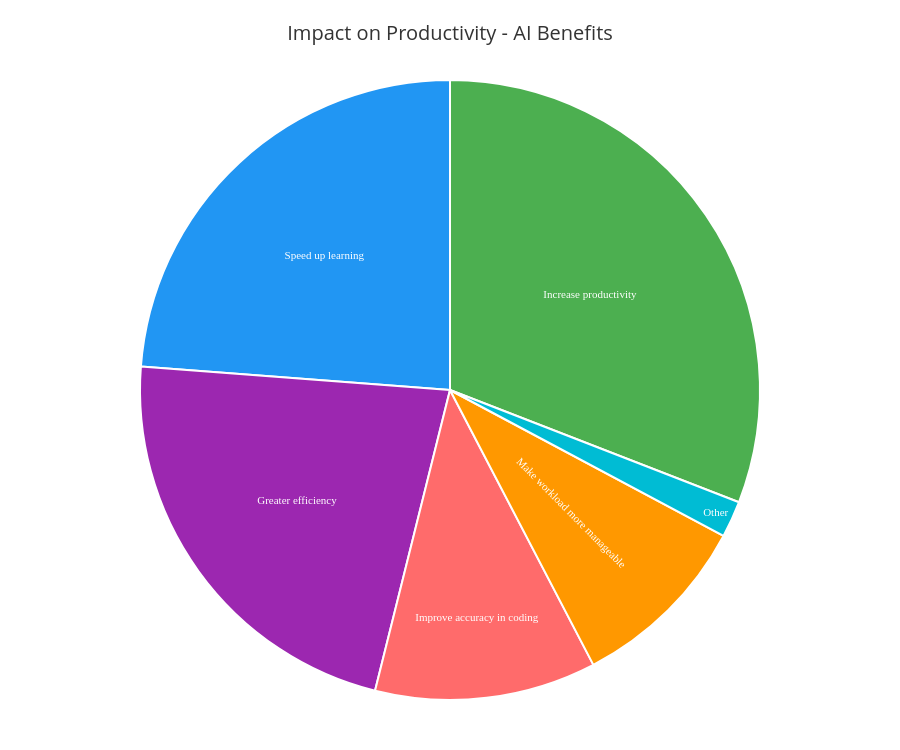

Notebook code for this chart:
### Code cell
# Criar Pie Chart Interativo - Impacto na Produtividade da IA com Plotly
import plotly.graph_objects as go

# Preparar dados (excluir apenas "Sem dado" - manter Other)
benefits_data = dict(benefits_counter)
benefits_data.pop("Sem dado", None)
benefits_data.pop("Improve collaboration", None)

# Renomear "Other (please specify):" para "Other"
if "Other (please specify):" in benefits_data:
    benefits_data["Other"] = benefits_data.pop("Other (please specify):")

# Ordenar por contagem
benefits_sorted = dict(sorted(benefits_data.items(), key=lambda x: x[1], reverse=True))

# Preparar dados
labels = list(benefits_sorted.keys())
sizes = list(benefits_sorted.values())
total = sum(sizes)
percentages = [100 * size / total for size in sizes]

# Cores
colors = ['#4CAF50', '#2196F3', '#9C27B0', '#FF6B6B', '#FF9800', '#00BCD4', '#FF5722']

# Criar pie chart com labels
fig = go.Figure(data=[go.Pie(
    labels=labels,
    values=sizes,
    marker=dict(colors=colors[:len(labels)], line=dict(color='white', width=2)),
    textposition='auto',
    textinfo='label',
    textfont=dict(size=11, color='white', family='Arial Black'),
    hovertemplate='%{customdata:.2f}%<extra></extra>',
    customdata=percentages,
    showlegend=False
)])

# Atualizar layout
fig.update_layout(
    title={
        'text': 'Impact on Productivity - AI Benefits',
        'x': 0.5,
        'xanchor': 'center',
        'font': {'size': 20, 'color': '#333333'}
    },
    font=dict(size=12),
    height=750,
    hovermode='closest',
    paper_bgcolor='white',
    margin=dict(l=50, r=50, t=80, b=50)
)

fig.show()

# Mostrar valores exatos
print("\nDetalhamento dos Benefícios da IA (Interativo):")
print("=" * 70)
for i, (label, size) in enumerate(benefits_sorted.items(), 1):
    pct = 100 * size / total
    print(f"{i}. {label}: {size:,} ({pct:.2f}%)")
print("=" * 70)
print(f"Total de respostas: {total:,}")
print("\n💡 Dica: Passe o cursor sobre cada fatia para ver a percentagem!")

### Figure 1 — Plotly figure (JSON) as saved in the notebook; plotly's stock layout.template omitted (floating-point values rounded to 4 significant figures)
{"data": [{"customdata": [30.9, 23.8, 22.31, 11.54, 9.545, 1.901], "hovertemplate": "%{customdata:.2f}%<extra></extra>", "labels": ["Increase productivity", "Speed up learning", "Greater efficiency", "Improve accuracy in coding", "Make workload more manageable", "Other"], "marker": {"colors": ["#4CAF50", "#2196F3", "#9C27B0", "#FF6B6B", "#FF9800", "#00BCD4"], "line": {"color": "white", "width": 2}}, "showlegend": false, "textfont": {"color": "white", "family": "Arial Black", "size": 11}, "textinfo": "label", "textposition": "auto", "type": "pie", "values": [29892, 23022, 21586, 11165, 9234, 1839]}], "layout": {"font": {"size": 12}, "height": 750, "hovermode": "closest", "margin": {"b": 50, "l": 50, "r": 50, "t": 80}, "paper_bgcolor": "white", "title": {"font": {"color": "#333333", "size": 20}, "text": "Impact on Productivity - AI Benefits", "x": 0.5, "xanchor": "center"}}}
